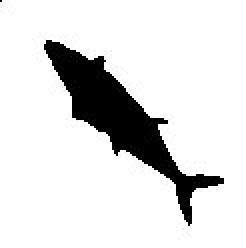
#> input picture - Images/Fish01.jpg, 123 x 124 px, found by its file name (shown 2 times larger)
$ jupyter execute 'Hu Moments.ipynb'
#> lines starting #> are read from the running program, lines starting #| are printed output that depends on the picture; after the words box and inside, x2 and y2 are one past the last pixel; in counts of white or black regions, pixels touching at a corner belong together; long printed decimals are rounded
[cell 1]
#Import Libs
from matplotlib import pyplot as plot
import matplotlib as mpl
import urllib.request
import urllib.parse
import numpy as np
import random
import math
import cv2

[cell 2]
#Function to Load a Image from Github
def display_image_from_url(image_url):
    with urllib.request.urlopen(image_url) as url:
        s = url.read()
    img = cv2.imdecode(np.frombuffer(s, np.uint8), -1)
#> img is the input picture: shape (124, 123); min 0, max 255, mean 222.1
    img = cv2.cvtColor(img, cv2.COLOR_BGR2RGB)
#> img: shape (124, 123, 3)
    return img

[cell 3]
#Import Image
image_url = 'https://raw.githubusercontent.com/jrafa1607/Computational-Vision-In-Python/main/-%20Images/Fish01.jpg'
img = display_image_from_url(image_url)

[cell 4]
#Show the Image
plot.imshow(img,cmap='gray')
plot.show()

[cell 5]
#Thresholding and Negative Conversion
img = cv2.cvtColor(img, cv2.COLOR_RGB2GRAY)
ret_otsu, img = cv2.threshold(img, 0, 255, cv2.THRESH_BINARY + cv2.THRESH_OTSU)
#> img: shape (124, 123); 87.1% white; 2 black regions (1 under 20 px), largest, box (x1, y1, x2, y2) and area: (22, 20, 112, 113) 1964
#> ret_otsu = 21
img = 255 - img
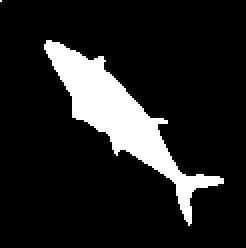
#> img: shape (124, 123) (shown 2 times larger); 12.9% white; 2 white regions (1 under 20 px), largest, box (x1, y1, x2, y2) and area: (22, 20, 112, 113) 1964

[cell 6]
#Show the Result
plot.imshow(img,cmap='gray')
plot.show()

[cell 7]
#Collect the Central Moments
M = cv2.moments(img)
#> M = moments, m00 501075, centre m10/m00, m01/m00 = (60.13, 58.87)
print(M)
#> (printed output is left out)

[cell 8]
#Discovery the Object Centroid
cx = int(M['m10']/M['m00'])
#> cx = 60
cy = int(M['m01']/M['m00'])
#> cy = 58
print(cx,cy)
#| 60 58

[cell 9]
#Find the Object Orientation ( Angleº )
lamb = np.sqrt( (M['mu20']-M['mu02'])**2 + 4*M['mu11']**2 )
#> lamb = 380906313.5
tan_theta = (M['mu02']-M['mu20'] - 2*M['mu11'] + lamb) / (M['mu02']-M['mu20'] + 2*M['mu11'] - lamb)
#> tan_theta = 1.02
theta = math.pi-math.atan(tan_theta)
#> theta = 2.35
ang=theta/math.pi*180.0
#> ang = 134.4
if(ang>180): ang=ang-180

[cell 10]
#Show the Results
plot.imshow(img, cmap = 'gray')
print('Object Angle: ',ang)
#| Object Angle:  134.429

[cell 11]
#Example 02
image_url = 'https://raw.githubusercontent.com/jrafa1607/Computational-Vision-In-Python/main/-%20Images/Fish02.jpg'
img = display_image_from_url(image_url)
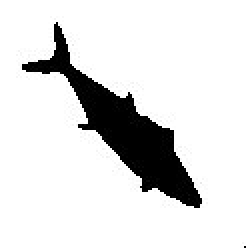
#> input picture - Images/Fish02.jpg, 123 x 124 px, found by its file name (shown 2 times larger)
#> in display_image_from_url, img is the input picture: shape (124, 123, 3); min 0, max 255, mean 222.1

[cell 12]
#Show the Image
plot.imshow(img,cmap='gray')
plot.show()

[cell 13]
#Apply All Process
img = cv2.cvtColor(img, cv2.COLOR_RGB2GRAY)
#> img: shape (124, 123)
ret_otsu, img = cv2.threshold(img, 0, 255, cv2.THRESH_BINARY + cv2.THRESH_OTSU)
#> img: shape (124, 123); 87.1% white; 2 black regions (1 under 20 px), largest, box (x1, y1, x2, y2) and area: (11, 11, 101, 104) 1964
#> ret_otsu = 17
img = 255 - img
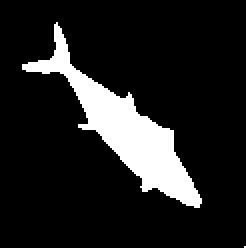
#> img: shape (124, 123) (shown 2 times larger); 12.9% white; 2 white regions (1 under 20 px), largest, box (x1, y1, x2, y2) and area: (11, 11, 101, 104) 1964
M = cv2.moments(img)
#> M = moments, m00 501075, centre m10/m00, m01/m00 = (61.87, 64.13)
cx = int(M['m10']/M['m00'])
#> cx = 61
cy = int(M['m01']/M['m00'])
#> cy = 64
lamb = np.sqrt( (M['mu20']-M['mu02'])**2 + 4*M['mu11']**2 )
tan_theta = (M['mu02']-M['mu20'] - 2*M['mu11'] + lamb) / (M['mu02']-M['mu20'] + 2*M['mu11'] - lamb)
theta = math.pi-math.atan(tan_theta)
ang=theta/math.pi*180.0
if(ang>180): ang=ang-180

[cell 14]
#Show the Results
plot.imshow(img, cmap = 'gray')
print('Object Angle: ',ang)
#| Object Angle:  134.429

[cell 15]
#Example 03
image_url = 'https://raw.githubusercontent.com/jrafa1607/Computational-Vision-In-Python/main/-%20Images/Fish03.jpg'
img = display_image_from_url(image_url)
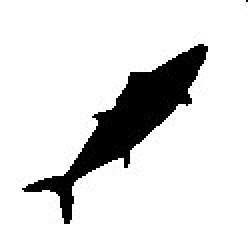
#> input picture - Images/Fish03.jpg, 124 x 123 px, found by its file name (shown 2 times larger)
#> in display_image_from_url, img is the input picture: shape (123, 124, 3); min 0, max 255, mean 222.1

[cell 16]
#Show the Image
plot.imshow(img,cmap='gray')
plot.show()

[cell 17]
#Apply All Process
img = cv2.cvtColor(img, cv2.COLOR_RGB2GRAY)
#> img: shape (123, 124)
ret_otsu, img = cv2.threshold(img, 0, 255, cv2.THRESH_BINARY + cv2.THRESH_OTSU)
#> img: shape (123, 124); 87.1% white; 2 black regions (1 under 20 px), largest, box (x1, y1, x2, y2) and area: (11, 22, 104, 112) 1964
#> ret_otsu = 18
img = 255 - img
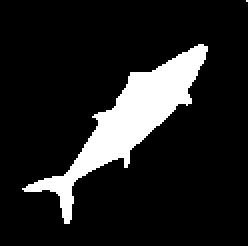
#> img: shape (123, 124) (shown 2 times larger); 12.9% white; 2 white regions (1 under 20 px), largest, box (x1, y1, x2, y2) and area: (11, 22, 104, 112) 1964
M = cv2.moments(img)
#> M = moments, m00 501075, centre m10/m00, m01/m00 = (64.13, 60.13)
cx = int(M['m10']/M['m00'])
#> cx = 64
cy = int(M['m01']/M['m00'])
#> cy = 60
lamb = np.sqrt( (M['mu20']-M['mu02'])**2 + 4*M['mu11']**2 )
tan_theta = (M['mu02']-M['mu20'] - 2*M['mu11'] + lamb) / (M['mu02']-M['mu20'] + 2*M['mu11'] - lamb)
#> tan_theta = -0.98
theta = math.pi-math.atan(tan_theta)
#> theta = 3.92
ang=theta/math.pi*180.0
#> ang = 224.4
if(ang>180): ang=ang-180
#> ang = 44.43

[cell 18]
#Show the Results
plot.imshow(img, cmap = 'gray')
print('Object Angle: ',ang)
#| Object Angle:  44.429

## **Hu Moments**

Hu Moments are a set of seven **invariant moments** derived from the central moments of an image. They are particularly useful in image processing and computer vision for **shape analysis and object recognition** because they possess properties of **translation, rotation, and scale invariance**.

This means that if an object is translated (moved), rotated, or scaled (resized) in an image, its Hu Moments will remain the same or very similar. This makes them robust features for comparing shapes, regardless of their position, orientation, or size in the image.

### How they are used:

1.  **Shape Descriptors**: They quantify different aspects of an object's shape, providing a compact numerical representation.
2.  **Image Retrieval**: You can use Hu Moments to search for similar shapes in a database of images.
3.  **Object Classification**: In machine learning, Hu Moments can serve as features to train a classifier to recognize specific objects.

### Log Transformation:

The code uses a logarithmic transformation on the Hu Moments (`-np.sign(momHu)*np.log10(np.abs(momHu))`). This is a common practice because:

*   **Large Range of Values**: The raw Hu Moments can have a very wide range of values, which might be difficult to work with directly in some algorithms.
*   **Scale Normalization**: The logarithmic transformation helps to normalize the scale of these values, making them more comparable and often improving the performance of subsequent algorithms that use these moments as features.
*   **Sign Preservation**: The `np.sign(momHu)` part ensures that the original sign of the moment is preserved after the `log10` operation, as logarithms are typically applied to positive numbers. This is important because the sign can carry meaningful information about the shape's symmetry.

[cell 19]
#Numbers Supression ( Scientific Notation )
np.set_printoptions(suppress=True)

[cell 20]
# Calculate the Hu Moments and Applying the Log Transformation
momHu = cv2.HuMoments(M)
#> momHu = [0.00169, 2.3e-06, 3.88e-10, 4.15e-10, 1.67e-19, 6.29e-13, -8.81e-22]
momHuT = -np.sign(momHu)*np.log10(np.abs(momHu))
#> momHuT = [2.77, 5.64, 9.41, 9.38, 18.78, 12.2, -21.06]

[cell 21]
#Show the Moments Hu
print(momHu)
#| [[ 0.001688]
#|  [ 2.3e-06 ]
#|  [ 0.        ]
#|  [ 0.        ]
#|  [ 0.        ]
#|  [ 0.        ]
#|  [-0.        ]]
